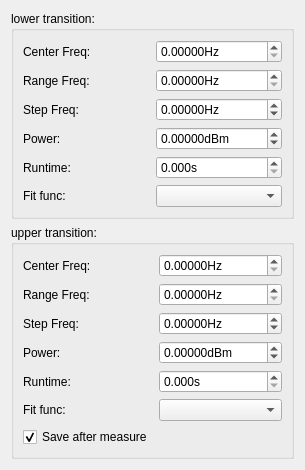
            <widget class="QWidget" name="tab_6">
             <attribute name="title">
              <string>ODMR</string>
             </attribute>
             <layout class="QGridLayout" name="gridLayout_23">
              <item row="0" column="1" colspan="2">
               <widget class="QGroupBox" name="groupBox_7">
                <property name="title">
                 <string>lower transition:</string>
                </property>
                <layout class="QGridLayout" name="gridLayout_24">
                 <item row="1" column="0">
                  <widget class="QLabel" name="label_14">
                   <property name="text">
                    <string>Range Freq:</string>
                   </property>
                  </widget>
                 </item>
                 <item row="0" column="0">
                  <widget class="QLabel" name="label_13">
                   <property name="text">
                    <string>Center Freq:</string>
                   </property>
                  </widget>
                 </item>
                 <item row="5" column="1">
                  <widget class="QComboBox" name="align_2d_odmr_low_fit_func_ComboBox"/>
                 </item>
                 <item row="3" column="1">
                  <widget class="ScienDSpinBox" name="align_2d_odmr_low_power_DSpinBox">
                   <property name="suffix">
                    <string>dBm</string>
                   </property>
                   <property name="decimals">
                    <number>5</number>
                   </property>
                   <property name="minimum">
                    <double>-100.000000000000000</double>
                   </property>
                   <property name="maximum">
                    <double>100.000000000000000</double>
                   </property>
                  </widget>
                 </item>
                 <item row="2" column="0">
                  <widget class="QLabel" name="label_15">
                   <property name="text">
                    <string>Step Freq:</string>
                   </property>
                  </widget>
                 </item>
                 <item row="0" column="1">
                  <widget class="ScienDSpinBox" name="align_2d_odmr_low_center_freq_DSpinBox">
                   <property name="suffix">
                    <string>Hz</string>
                   </property>
                   <property name="decimals">
                    <number>5</number>
                   </property>
                   <property name="maximum">
                    <double>100000000.000000000000000</double>
                   </property>
                  </widget>
                 </item>
                 <item row="3" column="0">
                  <widget class="QLabel" name="label_16">
                   <property name="text">
                    <string>Power:</string>
                   </property>
                  </widget>
                 </item>
                 <item row="4" column="1">
                  <widget class="ScienDSpinBox" name="align_2d_odmr_low_runtime_DSpinBox">
                   <property name="suffix">
                    <string>s</string>
                   </property>
                   <property name="decimals">
                    <number>3</number>
                   </property>
                   <property name="maximum">
                    <double>1000000.000000000000000</double>
                   </property>
                  </widget>
                 </item>
                 <item row="4" column="0">
                  <widget class="QLabel" name="label_20">
                   <property name="text">
                    <string>Runtime:</string>
                   </property>
                  </widget>
                 </item>
                 <item row="5" column="0">
                  <widget class="QLabel" name="label_23">
                   <property name="text">
                    <string>Fit func:</string>
                   </property>
                  </widget>
                 </item>
                 <item row="1" column="1">
                  <widget class="ScienDSpinBox" name="align_2d_odmr_low_range_freq_DSpinBox">
                   <property name="suffix">
                    <string>Hz</string>
                   </property>
                   <property name="decimals">
                    <number>5</number>
                   </property>
                   <property name="maximum">
                    <double>100000000.000000000000000</double>
                   </property>
                  </widget>
                 </item>
                 <item row="2" column="1">
                  <widget class="ScienDSpinBox" name="align_2d_odmr_low_step_freq_DSpinBox">
                   <property name="suffix">
                    <string>Hz</string>
                   </property>
                   <property name="decimals">
                    <number>5</number>
                   </property>
                   <property name="minimum">
                    <double>-100000000.000000000000000</double>
                   </property>
                   <property name="maximum">
                    <double>100000000.000000000000000</double>
                   </property>
                  </widget>
                 </item>
                </layout>
               </widget>
              </item>
              <item row="1" column="1" colspan="2">
               <widget class="QGroupBox" name="groupBox_8">
                <property name="title">
                 <string>upper transition:</string>
                </property>
                <layout class="QGridLayout" name="gridLayout_26">
                 <item row="2" column="0">
                  <widget class="QLabel" name="label_18">
                   <property name="text">
                    <string>Step Freq:</string>
                   </property>
                  </widget>
                 </item>
                 <item row="0" column="0">
                  <widget class="QLabel" name="label_21">
                   <property name="text">
                    <string>Center Freq:</string>
                   </property>
                  </widget>
                 </item>
                 <item row="4" column="0">
                  <widget class="QLabel" name="label_19">
                   <property name="text">
                    <string>Runtime:</string>
                   </property>
                  </widget>
                 </item>
                 <item row="0" column="1">
                  <widget class="ScienDSpinBox" name="align_2d_odmr_high_center_freq_DSpinBox">
                   <property name="suffix">
                    <string>Hz</string>
                   </property>
                   <property name="decimals">
                    <number>5</number>
                   </property>
                   <property name="maximum">
                    <double>100000000.000000000000000</double>
                   </property>
                  </widget>
                 </item>
                 <item row="5" column="1">
                  <widget class="QComboBox" name="align_2d_odmr_high_fit_func_ComboBox"/>
                 </item>
                 <item row="3" column="0">
                  <widget class="QLabel" name="label_17">
                   <property name="text">
                    <string>Power:</string>
                   </property>
                  </widget>
                 </item>
                 <item row="3" column="1">
                  <widget class="ScienDSpinBox" name="align_2d_odmr_high_power_DSpinBox">
                   <property name="suffix">
                    <string>dBm</string>
                   </property>
                   <property name="decimals">
                    <number>5</number>
                   </property>
                   <property name="minimum">
                    <double>-100.000000000000000</double>
                   </property>
                   <property name="maximum">
                    <double>100.000000000000000</double>
                   </property>
                  </widget>
                 </item>
                 <item row="4" column="1">
                  <widget class="ScienDSpinBox" name="align_2d_odmr_high_runtime_DSpinBox">
                   <property name="suffix">
                    <string>s</string>
                   </property>
                   <property name="decimals">
                    <number>3</number>
                   </property>
                   <property name="maximum">
                    <double>10000.000000000000000</double>
                   </property>
                  </widget>
                 </item>
                 <item row="1" column="0">
                  <widget class="QLabel" name="label_22">
                   <property name="text">
                    <string>Range Freq:</string>
                   </property>
                  </widget>
                 </item>
                 <item row="5" column="0">
                  <widget class="QLabel" name="label_24">
                   <property name="text">
                    <string>Fit func:</string>
                   </property>
                  </widget>
                 </item>
                 <item row="1" column="1">
                  <widget class="ScienDSpinBox" name="align_2d_odmr_high_range_freq_DSpinBox">
                   <property name="suffix">
                    <string>Hz</string>
                   </property>
                   <property name="decimals">
                    <number>5</number>
                   </property>
                   <property name="maximum">
                    <double>100000000.000000000000000</double>
                   </property>
                  </widget>
                 </item>
                 <item row="2" column="1">
                  <widget class="ScienDSpinBox" name="align_2d_odmr_high_step_freq_DSpinBox">
                   <property name="suffix">
                    <string>Hz</string>
                   </property>
                   <property name="decimals">
                    <number>5</number>
                   </property>
                   <property name="minimum">
                    <double>-100000000.000000000000000</double>
                   </property>
                   <property name="maximum">
                    <double>100000000.000000000000000</double>
                   </property>
                  </widget>
                 </item>
                 <item row="6" column="0">
                  <widget class="QCheckBox" name="align_2d_odmr_save_after_measure_CheckBox">
                   <property name="text">
                    <string>Save after measure</string>
                   </property>
                   <property name="checked">
                    <bool>true</bool>
                   </property>
                  </widget>
                 </item>
                </layout>
               </widget>
              </item>
             </layout>
            </widget>
